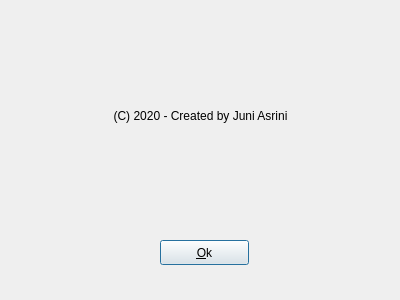
<?xml version="1.0" encoding="UTF-8"?>
<ui version="4.0">
 <class>frAbout</class>
 <widget class="QDialog" name="frAbout">
  <property name="geometry">
   <rect>
    <x>0</x>
    <y>0</y>
    <width>400</width>
    <height>300</height>
   </rect>
  </property>
  <property name="windowTitle">
   <string>About the Application</string>
  </property>
  <widget class="QLabel" name="label">
   <property name="geometry">
    <rect>
     <x>10</x>
     <y>10</y>
     <width>381</width>
     <height>211</height>
    </rect>
   </property>
   <property name="text">
    <string>(C) 2020 - Created by Juni Asrini</string>
   </property>
   <property name="alignment">
    <set>Qt::AlignCenter</set>
   </property>
  </widget>
  <widget class="QPushButton" name="btnAboutOk">
   <property name="geometry">
    <rect>
     <x>160</x>
     <y>240</y>
     <width>89</width>
     <height>25</height>
    </rect>
   </property>
   <property name="text">
    <string>&amp;Ok</string>
   </property>
  </widget>
 </widget>
 <resources/>
 <connections/>
</ui>
